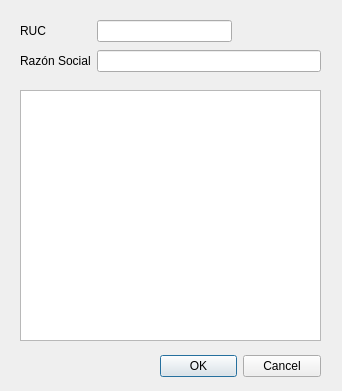
<?xml version="1.0" encoding="UTF-8"?>
<ui version="4.0">
 <class>ui_search_cliente</class>
 <widget class="QDialog" name="ui_search_cliente">
  <property name="geometry">
   <rect>
    <x>0</x>
    <y>0</y>
    <width>342</width>
    <height>391</height>
   </rect>
  </property>
  <property name="sizePolicy">
   <sizepolicy hsizetype="Preferred" vsizetype="Preferred">
    <horstretch>0</horstretch>
    <verstretch>0</verstretch>
   </sizepolicy>
  </property>
  <property name="minimumSize">
   <size>
    <width>342</width>
    <height>391</height>
   </size>
  </property>
  <property name="maximumSize">
   <size>
    <width>342</width>
    <height>391</height>
   </size>
  </property>
  <property name="windowTitle">
   <string>Dialog</string>
  </property>
  <widget class="QDialogButtonBox" name="buttonBox">
   <property name="geometry">
    <rect>
     <x>160</x>
     <y>350</y>
     <width>161</width>
     <height>32</height>
    </rect>
   </property>
   <property name="orientation">
    <enum>Qt::Horizontal</enum>
   </property>
   <property name="standardButtons">
    <set>QDialogButtonBox::Cancel|QDialogButtonBox::Ok</set>
   </property>
  </widget>
  <widget class="QTableView" name="tableView_clientes">
   <property name="geometry">
    <rect>
     <x>20</x>
     <y>90</y>
     <width>301</width>
     <height>251</height>
    </rect>
   </property>
   <property name="minimumSize">
    <size>
     <width>0</width>
     <height>0</height>
    </size>
   </property>
   <property name="selectionMode">
    <enum>QAbstractItemView::SingleSelection</enum>
   </property>
   <property name="selectionBehavior">
    <enum>QAbstractItemView::SelectRows</enum>
   </property>
   <property name="sortingEnabled">
    <bool>false</bool>
   </property>
  </widget>
  <widget class="QWidget" name="layoutWidget">
   <property name="geometry">
    <rect>
     <x>20</x>
     <y>20</y>
     <width>212</width>
     <height>22</height>
    </rect>
   </property>
   <layout class="QHBoxLayout" name="horizontalLayout">
    <item>
     <widget class="QLabel" name="label">
      <property name="minimumSize">
       <size>
        <width>71</width>
        <height>0</height>
       </size>
      </property>
      <property name="text">
       <string>RUC</string>
      </property>
     </widget>
    </item>
    <item>
     <widget class="QLineEdit" name="lineEdit_ruc"/>
    </item>
   </layout>
  </widget>
  <widget class="QWidget" name="layoutWidget">
   <property name="geometry">
    <rect>
     <x>20</x>
     <y>50</y>
     <width>301</width>
     <height>22</height>
    </rect>
   </property>
   <layout class="QHBoxLayout" name="horizontalLayout_2">
    <item>
     <widget class="QLabel" name="label_2">
      <property name="minimumSize">
       <size>
        <width>71</width>
        <height>0</height>
       </size>
      </property>
      <property name="text">
       <string>Razón Social</string>
      </property>
     </widget>
    </item>
    <item>
     <widget class="QLineEdit" name="lineEdit_razonSocial"/>
    </item>
   </layout>
  </widget>
 </widget>
 <resources/>
 <connections>
  <connection>
   <sender>buttonBox</sender>
   <signal>accepted()</signal>
   <receiver>ui_search_cliente</receiver>
   <slot>accept()</slot>
   <hints>
    <hint type="sourcelabel">
     <x>248</x>
     <y>254</y>
    </hint>
    <hint type="destinationlabel">
     <x>157</x>
     <y>274</y>
    </hint>
   </hints>
  </connection>
  <connection>
   <sender>buttonBox</sender>
   <signal>rejected()</signal>
   <receiver>ui_search_cliente</receiver>
   <slot>reject()</slot>
   <hints>
    <hint type="sourcelabel">
     <x>316</x>
     <y>260</y>
    </hint>
    <hint type="destinationlabel">
     <x>286</x>
     <y>274</y>
    </hint>
   </hints>
  </connection>
 </connections>
</ui>
